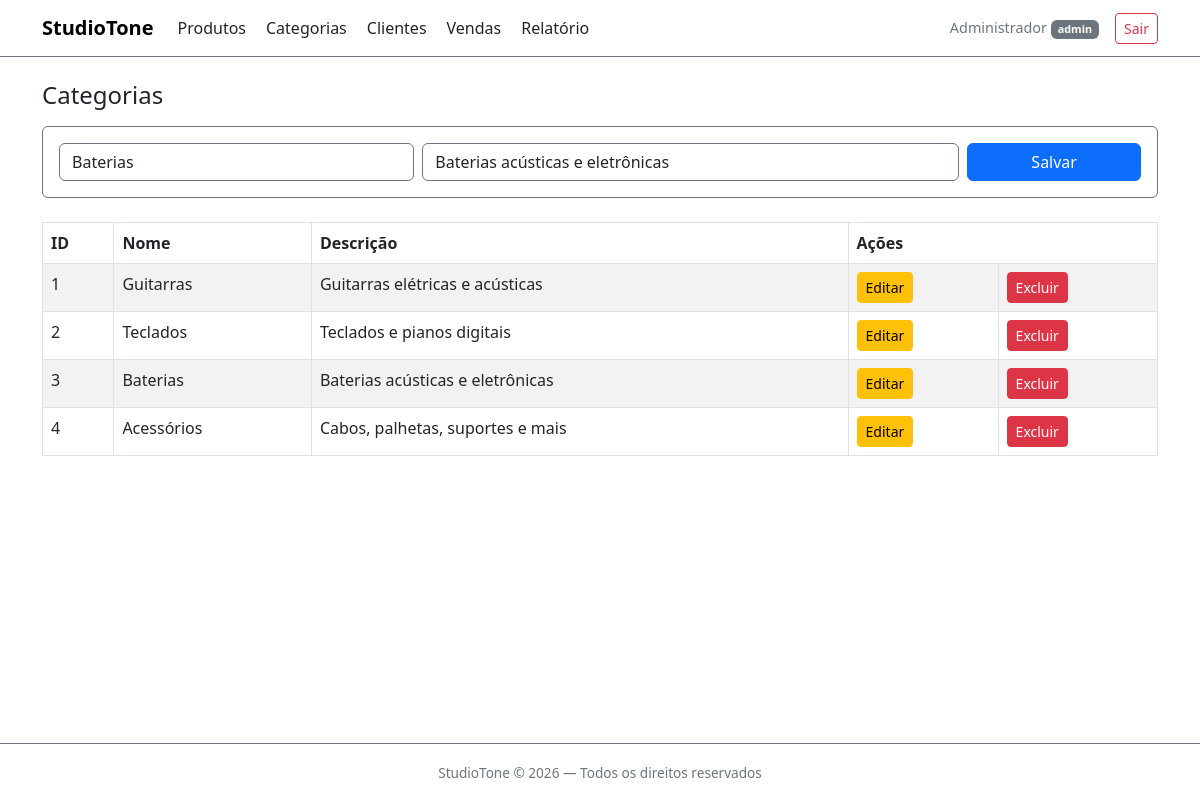
/categorias/index.php?id=3 (signed in), run on the app's committed database.
### tables this page shows
CREATE TABLE `categorias` (
  `id` int NOT NULL AUTO_INCREMENT,
  `nome` varchar(80) UNIQUE NOT NULL,
  `descricao` text,
  PRIMARY KEY (`id`)
);

### categorias/index.php (the view, shortened to what this page needs)
<?php
    include '../conexao.php';
    $consulta = $conexao->query("SELECT * FROM categorias");
    $cat = null;
    if (isset($_GET['id'])) {
        $s = $conexao->prepare("SELECT * FROM categorias WHERE id = :id");
        $s->bindParam(':id', $_GET['id']);
        $s->execute();
        $cat = $s->fetch(PDO::FETCH_OBJ);
    }
?>
<!DOCTYPE html>
<html lang="pt-br" data-bs-theme="white">
<head>
    <link href="https://cdn.jsdelivr.net/npm/bootstrap@5.3.0/dist/css/bootstrap.min.css" rel="stylesheet">
</head>
<body class="bg-white text-dark d-flex flex-column min-vh-100">
<?php include '../navbar.php'; ?>
<div class="container flex-grow-1">
    <h4 class="mb-3">Categorias</h4>
    <div class="card bg-white border border-secondary mb-4">
        <div class="card-body">
            <form action="inserir.php" method="post">
                <div class="row g-2">
                    <div class="col-md-4">
                        <input type="text" name="nome" class="form-control bg-white text-dark border-secondary" placeholder="Nome" value="<?php echo $cat ? $cat->nome : '' ?>" required>
                    </div>
                    <div class="col-md-6">
                        <input type="text" name="descricao" class="form-control bg-white text-dark border-secondary" placeholder="Descrição" value="<?php echo $cat ? $cat->descricao : '' ?>">
                    </div>
                    <div class="col-md-2">
                        <button type="submit" class="btn btn-primary w-100">Salvar</button>
                    </div>
                </div>
            </form>
        </div>
    </div>
    <table class="table table-white table-bordered table-striped table-hover">
        <thead>
            <tr><th>ID</th><th>Nome</th><th>Descrição</th><th colspan="2">Ações</th></tr>
        </thead>
        <tbody>
        <?php while ($linha = $consulta->fetch(PDO::FETCH_OBJ)): ?>
            <tr>
                <td><?php echo $linha->id ?></td>
                <td><?php echo $linha->nome ?></td>
                <td><?php echo $linha->descricao ?></td>
                <td><a href="index.php?id=<?php echo $linha->id ?>" class="btn btn-sm btn-warning">Editar</a></td>
                <td><a href="excluir.php?id=<?php echo $linha->id ?>" class="btn btn-sm btn-danger" onclick="return confirm('Excluir?')">Excluir</a></td>
            </tr>
        <?php endwhile; ?>
        </tbody>
    </table>
</div>
<?php include '../footer.php'; ?>
</body>
</html>

### data on the page
categorias: nome "Baterias", descricao "Baterias acústicas e eletrônicas", id "3"
categorias: id "1", nome "Guitarras", descricao "Guitarras elétricas e acústicas"
categorias: id "2", nome "Teclados", descricao "Teclados e pianos digitais"
categorias: id "4", nome "Acessórios", descricao "Cabos, palhetas, suportes e mais"

### other printed values
$_SESSION['nome'] "Administrador"
$_SESSION['perfil'] "admin"
